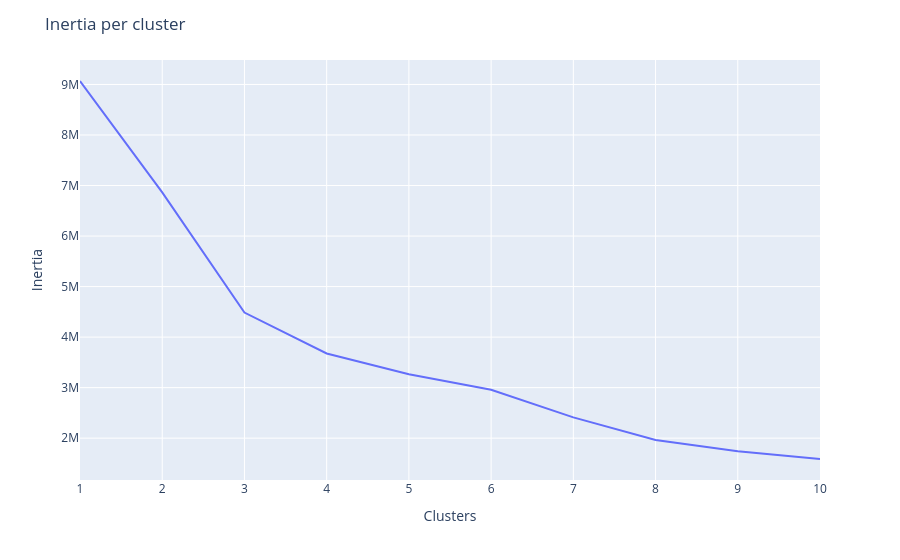

This figure's notebook cell:
### Code cell
# Visualisation de l'inertie en fonction du nombre de clusters
# afin d'identifier le nombre optimal de clusters avec la méthode du coude

wcss_frame = pd.Series(wcss)
k_frame = pd.Series(k)

fig=px.line(
    x=k_frame,
    y=wcss_frame
)

fig.update_layout(
    yaxis_title="Inertia",
    xaxis_title="Clusters",
    title="Inertia per cluster"
)

fig.show()

### Figure 1 — Plotly figure (JSON) as saved in the notebook; plotly's stock layout.template omitted (floating-point values rounded to 4 significant figures)
{"data": [{"hovertemplate": "x=%{x}<br>y=%{y}<extra></extra>", "legendgroup": "", "line": {"color": "#636efa", "dash": "solid"}, "marker": {"symbol": "circle"}, "mode": "lines", "name": "", "orientation": "v", "showlegend": false, "type": "scatter", "x": [1, 2, 3, 4, 5, 6, 7, 8, 9, 10], "xaxis": "x", "y": [9069000.0, 6864000.0, 4487000.0, 3676000.0, 3265000.0, 2959000.0, 2411000.0, 1963000.0, 1739000.0, 1588000.0], "yaxis": "y"}], "layout": {"legend": {"tracegroupgap": 0}, "margin": {"t": 60}, "title": {"text": "Inertia per cluster"}, "xaxis": {"anchor": "y", "domain": [0, 1], "title": {"text": "Clusters"}}, "yaxis": {"anchor": "x", "domain": [0, 1], "title": {"text": "Inertia"}}}}
